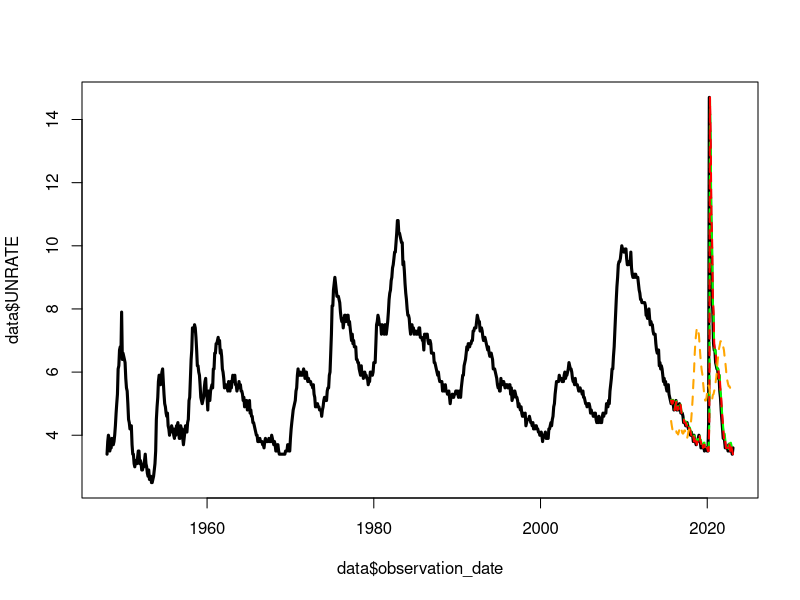
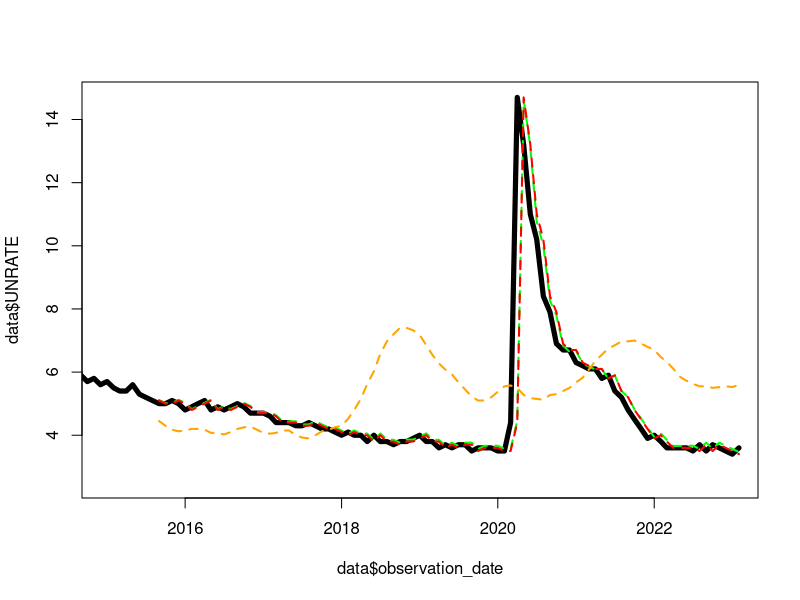
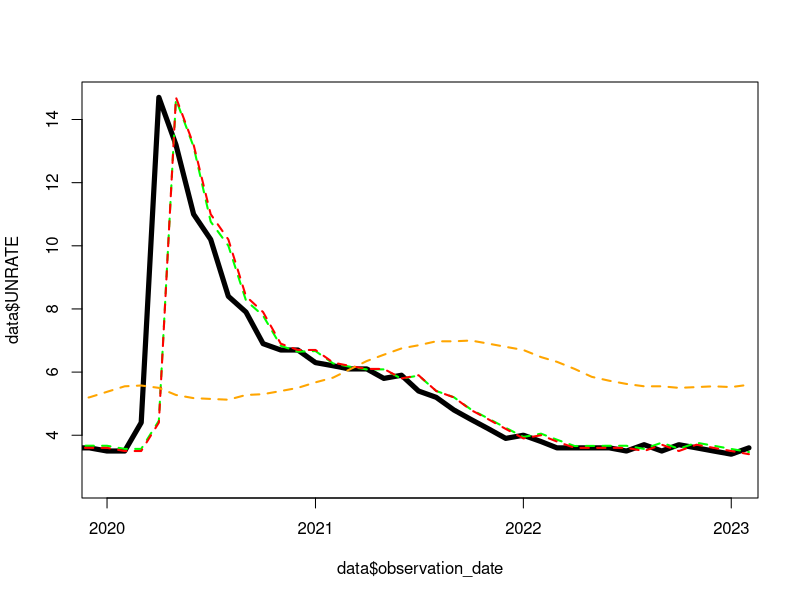
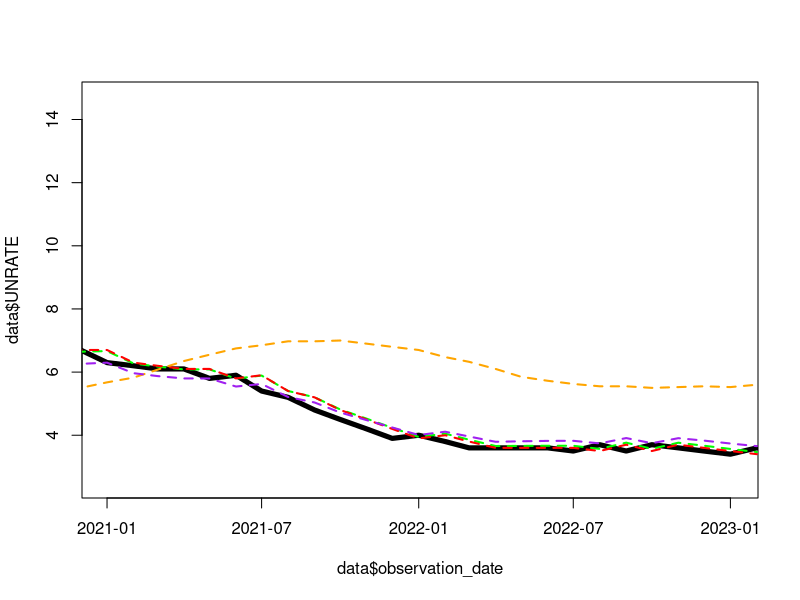

The R script that drew these images, in order:
## ---- chunk 1
library(readxl)
library(dynlm) # use the dynlm package
library(ggplot2)
## ---- chunk 2
data<- read_excel("ch3_UnemploymentRate.xls")

data_row_ct <- nrow(data)
data_first_90pct <- data[1:ceiling(0.9*data_row_ct),]
data_first_90pct_row_ct <- nrow(data_first_90pct)


data_estimation_sample <- tail(data, data_row_ct-ceiling(0.9*data_row_ct))

data_estimation_sample_row_ct <- data_row_ct-ceiling(0.9*data_row_ct)
g <- ts(data$UNRATE, frequency = 12, start=c(1948,1), end = c(2023,2)) #declare g as (monthly) time series

## ---- chunk 3
fcast1<-numeric(data_estimation_sample_row_ct) #generate a vector of zeros (length of estimation sample set)
ferror1<-numeric(data_estimation_sample_row_ct) #generate a vector of zeros (length of estimation sample set)
loss1<-numeric(data_estimation_sample_row_ct) #generate a vector of zeros (length of estimation sample set)

model<-dynlm(g ~ lag(g,-1) + lag(g,-3), start=c(1948,1), end=c(2023,2)) #fit AR(3)
summary(model)

for (i in 1:data_estimation_sample_row_ct){ #start a for loop
  fcast1[i]<-coef(model)[1]+ coef(model)[2]*g[data_first_90pct_row_ct-1+i] + coef(model)[3]*g[data_first_90pct_row_ct-3+i] #fill in forecasted values at the end of each iteration
  ferror1[i]<-g[data_first_90pct_row_ct+i]- fcast1[i] #fill in forecasted values at the end of each iteration
  loss1[i] <-ferror1[i]^2
} #end the loop

cbind(fcast1, ferror1, loss1)
MSE1 <- mean(loss1)

mpetest <- lm(ferror1 ~ 1)
summary(mpetest)


IETest <- lm(ferror1 ~ fcast1)
summary(IETest)
## ---- chunk 4
fcast2<-numeric(data_estimation_sample_row_ct) #generate a vector of zeros (length of estimation sample set)
ferror2<-numeric(data_estimation_sample_row_ct) #generate a vector of zeros (length of estimation sample set)
loss2<-numeric(data_estimation_sample_row_ct) #generate a vector of zeros (length of estimation sample set)

for (i in 1:data_estimation_sample_row_ct){ 
  fcast2[i]<-g[data_first_90pct_row_ct-1+i] #naive forecast
  ferror2[i]<-g[data_first_90pct_row_ct+i]- fcast2[i] #fill in forecasted values at the end of each iteration
  loss2[i] <-ferror2[i]^2
 } 
cbind(fcast2, ferror2, loss2)
MSE2 <- mean(loss2)

mpetest <- lm(ferror2 ~ 1)
summary(mpetest)


IETest <- lm(ferror2 ~ fcast2)
summary(IETest)

## ---- chunk 5
fcast3<-numeric(data_estimation_sample_row_ct) #generate a vector of zeros (length of estimation sample set)
ferror3<-numeric(data_estimation_sample_row_ct) #generate a vector of zeros (length of estimation sample set)
loss3<-numeric(data_estimation_sample_row_ct) #generate a vector of zeros (length of estimation sample set)


for (i in 1:data_estimation_sample_row_ct){ 
  fcast3[i]<-(g[data_estimation_sample_row_ct-1+i]+g[data_estimation_sample_row_ct-2+i]+g[data_estimation_sample_row_ct-3+i]+g[data_estimation_sample_row_ct-4+i])/4  #forecast is the average of the last 4 observations
  ferror3[i]<-g[data_first_90pct_row_ct+i] - fcast3[i] #fill in forecasted values at the end of each iteration
  loss3[i] <-ferror3[i]^2
}


cbind(fcast3, ferror3, loss3)
MSE3 <- mean(loss3)

mpetest <- lm(ferror3 ~ 1)
summary(mpetest)


IETest <- lm(ferror3 ~ fcast3)
summary(IETest)

## ---- chunk 6

g0<-window(g,start=c(2015,9)) ## estimation sample date
comb<-lm(g0~fcast1+fcast2+fcast3)
summary(comb)


fcast4<-numeric(data_estimation_sample_row_ct) #generate a vector of zeros (length of estimation sample set)
ferror4<-numeric(data_estimation_sample_row_ct) #generate a vector of zeros (length of estimation sample set)
loss4<-numeric(data_estimation_sample_row_ct) #generate a vector of zeros (length of estimation sample set)

fcast4 <- comb$fitted.values
ferror4 <- g0-fcast4
loss4 <-ferror4^2

MSE4 <- mean(loss4)
## ---- chunk 7
forec <- cbind(data_estimation_sample,fcast1, fcast2, fcast3, fcast4)
## Adjust date tye
forec$observation_date = as.Date(forec$observation_date)
data$observation_date = as.Date(data$observation_date)
## ---- chunk 8
plot(x = data$observation_date, y = data$UNRATE, type = "l", lwd=3.0)+
  lines(x = forec$observation_date, y= forec$fcast1,lty=2,lwd=2,col="green")+
  lines(x = forec$observation_date, y= forec$fcast2,lty=2,lwd=2,col="red")+
  lines(x = forec$observation_date, y= forec$fcast3,lty=2,lwd=2,col="orange")
# +
#   lines(x = forec$observation_date, y= forec$fcast4,lty=2,lwd=2,col="purple")

## ---- chunk 9

plot(x = data$observation_date, y = data$UNRATE, type = "l", lwd=5.0, xlim=c(as.Date("2015-01-01"), as.Date("2023-01-04")) )+
  lines(x = forec$observation_date, y= forec$fcast1,lty=2,lwd=2,col="green")+
  lines(x = forec$observation_date, y= forec$fcast2,lty=2,lwd=2,col="red")+
  lines(x = forec$observation_date, y= forec$fcast3,lty=2,lwd=2,col="orange")
# +
#   lines(x = forec$observation_date, y= forec$fcast4,lty=2,lwd=2,col="purple")

## ---- chunk 10
plot(x = data$observation_date, y = data$UNRATE, type = "l", lwd=5.0, xlim=c(as.Date("2020-01-01"), as.Date("2023-01-04")) )+
  lines(x = forec$observation_date, y= forec$fcast1,lty=2,lwd=2,col="green")+
  lines(x = forec$observation_date, y= forec$fcast2,lty=2,lwd=2,col="red")+
  lines(x = forec$observation_date, y= forec$fcast3,lty=2,lwd=2,col="orange")
# +
#   lines(x = forec$observation_date, y= forec$fcast4,lty=2,lwd=2,col="purple")

## ---- chunk 11
plot(x = data$observation_date, y = data$UNRATE, type = "l", lwd=5.0, xlim=c(as.Date("2021-01-01"), as.Date("2023-01-04")) )+
  lines(x = forec$observation_date, y= forec$fcast1,lty=2,lwd=2,col="green")+
  lines(x = forec$observation_date, y= forec$fcast2,lty=2,lwd=2,col="red")+
  lines(x = forec$observation_date, y= forec$fcast3,lty=2,lwd=2,col="orange")+
  lines(x = forec$observation_date, y= forec$fcast4,lty=2,lwd=2,col="purple")
